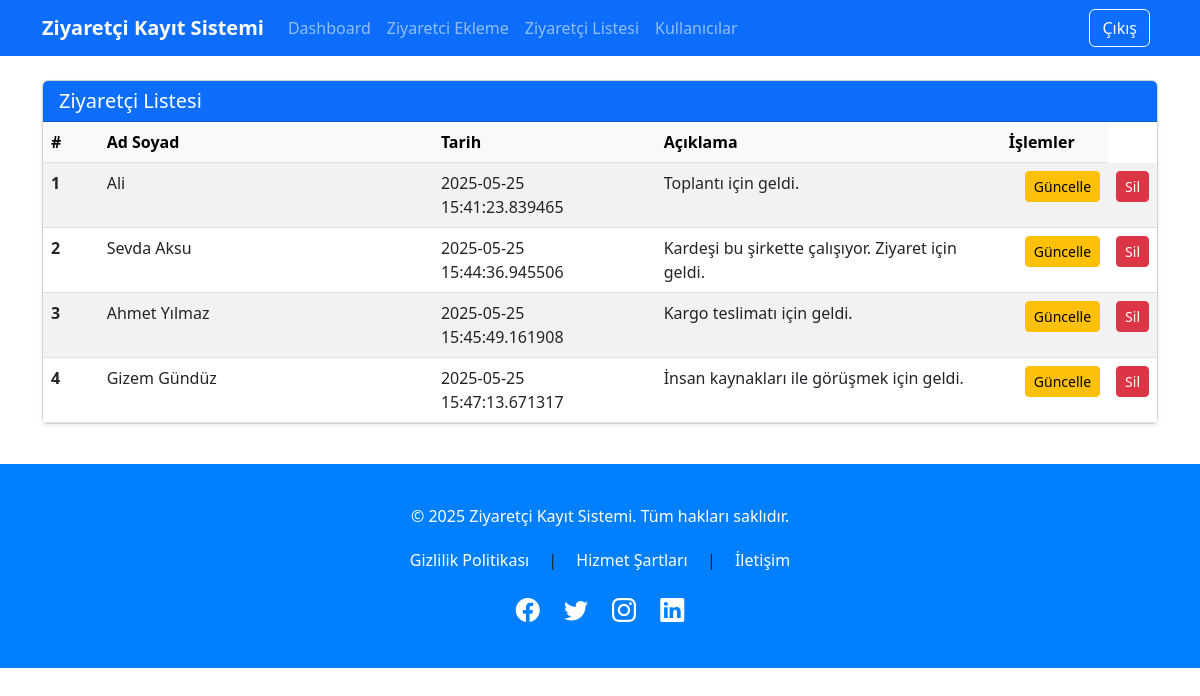
The app's page /ziyaretci_liste (signed in) with its own data.
### app.py (models this page shows)
class Ziyaretci(db.Model):
    id = db.Column(db.Integer, primary_key=True)
    ad_soyad = db.Column(db.String(100), nullable=False)
    tarih = db.Column(db.DateTime, default=datetime.utcnow)
    aciklama = db.Column(db.Text, nullable=True)
    user_id = db.Column(db.Integer, db.ForeignKey('user.id'), nullable=False)
    user = db.relationship('User', back_populates='ziyaretciler')

### app.py (the view)
@app.route('/ziyaretci_liste')
@login_required
def ziyaretci_liste():
    ziyaretciler = Ziyaretci.query.all()
    return render_template('ziyaretci_liste.html', ziyaretciler=ziyaretciler)

### app.py (called while the page is built)
@login_manager.user_loader
def load_user(user_id):
    return User.query.get(int(user_id))

### templates/ziyaretci_liste.html (shortened to what this page needs)
{% extends "dashboardbase.html" %}
{% block content %}
<div class="container mt-4">
    <div class="card shadow-sm">
        <div class="card-header bg-primary text-white">
            <h5 class="mb-0">Ziyaretçi Listesi</h5>
        </div>
        <div class="card-body p-0">
            <div class="table-responsive">
                <table class="table table-hover table-striped mb-0">
                    <thead class="table-light">
                        <tr>
                            <th scope="col" style="width: 5%;">#</th>
                            <th scope="col" style="width: 30%;">Ad Soyad</th>
                            <th scope="col" style="width: 20%;">Tarih</th>
                            <th scope="col">Açıklama</th>
                            <th scope="col" colspan="2">İşlemler</th>
                        </tr>
                    </thead>
                    <tbody>
                        {% for z in ziyaretciler %}
                        <tr>
                            <th scope="row">{{ loop.index }}</th>
                            <td>{{ z.ad_soyad }}</td>
                            <td>{{ z.tarih }}</td>
                            <td>{{ z.aciklama }}</td>
                            <td>
                            <td>
                                <a href="{{ url_for('ziyaretci_güncelleme', id=z.id) }}" class="btn btn-sm btn-warning">
                                    Güncelle
                                </a>
                            </td>
                            <td>
                                <a href="{{ url_for('ziyaretci_sil', id=z.id) }}" class="btn btn-sm btn-danger">
                                    Sil
                                </a>
                            </td>
                        </tr>
                        {% else %}
                        <tr>
                            <td colspan="4" class="text-center text-muted py-4">Henüz ziyaretçi eklenmedi.</td>
                        </tr>
                        {% endfor %}
                    </tbody>
                </table>
            </div>
        </div>
    </div>
</div>
{% endblock %}

### static/dashboardbase.css (style rules this page uses)
.card { margin-bottom: 20px; box-shadow: 0 4px 6px rgba(0, 0, 0, 0.1); }
.card-header { background-color: #f8f9fa; }

### records on screen
Ziyaretci: ad_soyad "Ali", tarih "2025-05-25 15:41:23.839465", aciklama "Toplantı için geldi."
Ziyaretci: ad_soyad "Sevda Aksu", tarih "2025-05-25 15:44:36.945506", aciklama "Kardeşi bu şirkette çalışıyor. Ziyaret için geldi."
Ziyaretci: ad_soyad "Ahmet Yılmaz", tarih "2025-05-25 15:45:49.161908", aciklama "Kargo teslimatı için geldi."
Ziyaretci: ad_soyad "Gizem Gündüz", tarih "2025-05-25 15:47:13.671317", aciklama "İnsan kaynakları ile görüşmek için geldi."
